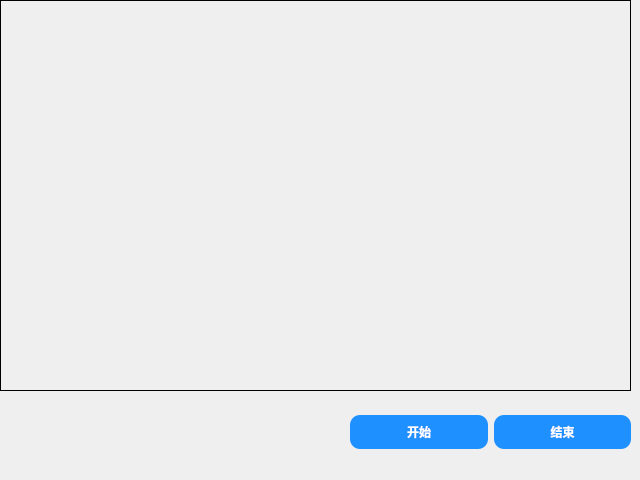
<?xml version="1.0" encoding="UTF-8"?>
<ui version="4.0">
 <class>Network</class>
 <widget class="QWidget" name="Network">
  <property name="geometry">
   <rect>
    <x>0</x>
    <y>0</y>
    <width>640</width>
    <height>480</height>
   </rect>
  </property>
  <property name="minimumSize">
   <size>
    <width>640</width>
    <height>480</height>
   </size>
  </property>
  <property name="maximumSize">
   <size>
    <width>640</width>
    <height>480</height>
   </size>
  </property>
  <property name="windowTitle">
   <string>Form</string>
  </property>
  <widget class="QLabel" name="label">
   <property name="geometry">
    <rect>
     <x>0</x>
     <y>0</y>
     <width>631</width>
     <height>391</height>
    </rect>
   </property>
   <property name="frameShape">
    <enum>QFrame::Box</enum>
   </property>
   <property name="text">
    <string/>
   </property>
  </widget>
  <widget class="QWidget" name="">
   <property name="geometry">
    <rect>
     <x>350</x>
     <y>387</y>
     <width>281</width>
     <height>91</height>
    </rect>
   </property>
   <layout class="QHBoxLayout" name="horizontalLayout">
    <item>
     <widget class="QPushButton" name="pushButton">
      <property name="styleSheet">
       <string notr="true"> QPushButton {
           background-color: #1E90FF;
           border-radius: 10px;
           color: white;
           padding: 8px 16px;
           border: none;
           font-weight: bold;
        }
        QPushButton:hover {
           background-color: #187BCD;
        }
        QPushButton:pressed {
           background-color: #104E8B;
        }</string>
      </property>
      <property name="text">
       <string>开始</string>
      </property>
     </widget>
    </item>
    <item>
     <widget class="QPushButton" name="pushButton_2">
      <property name="styleSheet">
       <string notr="true"> QPushButton {
           background-color: #1E90FF;
           border-radius: 10px;
           color: white;
           padding: 8px 16px;
           border: none;
           font-weight: bold;
        }
        QPushButton:hover {
           background-color: #187BCD;
        }
        QPushButton:pressed {
           background-color: #104E8B;
        }</string>
      </property>
      <property name="text">
       <string>结束</string>
      </property>
     </widget>
    </item>
   </layout>
  </widget>
 </widget>
 <resources/>
 <connections/>
</ui>
